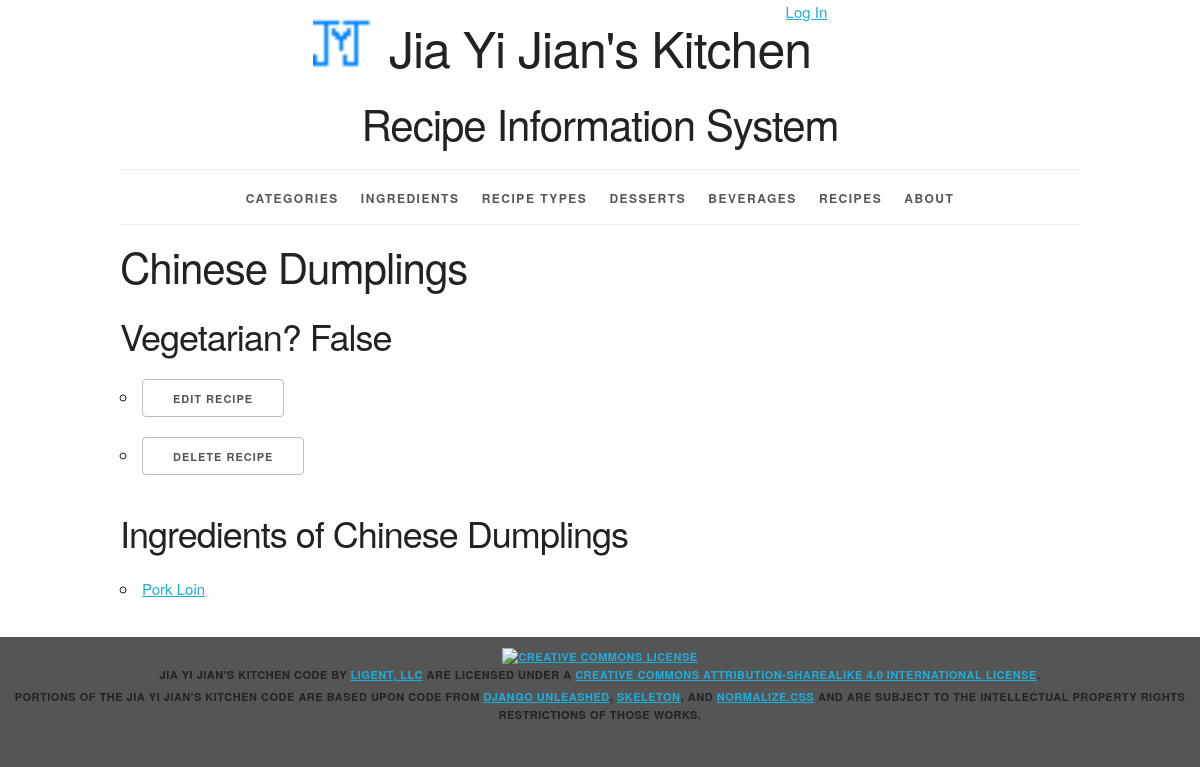
/recipes/13/, run on an earlier commit of the app's database.
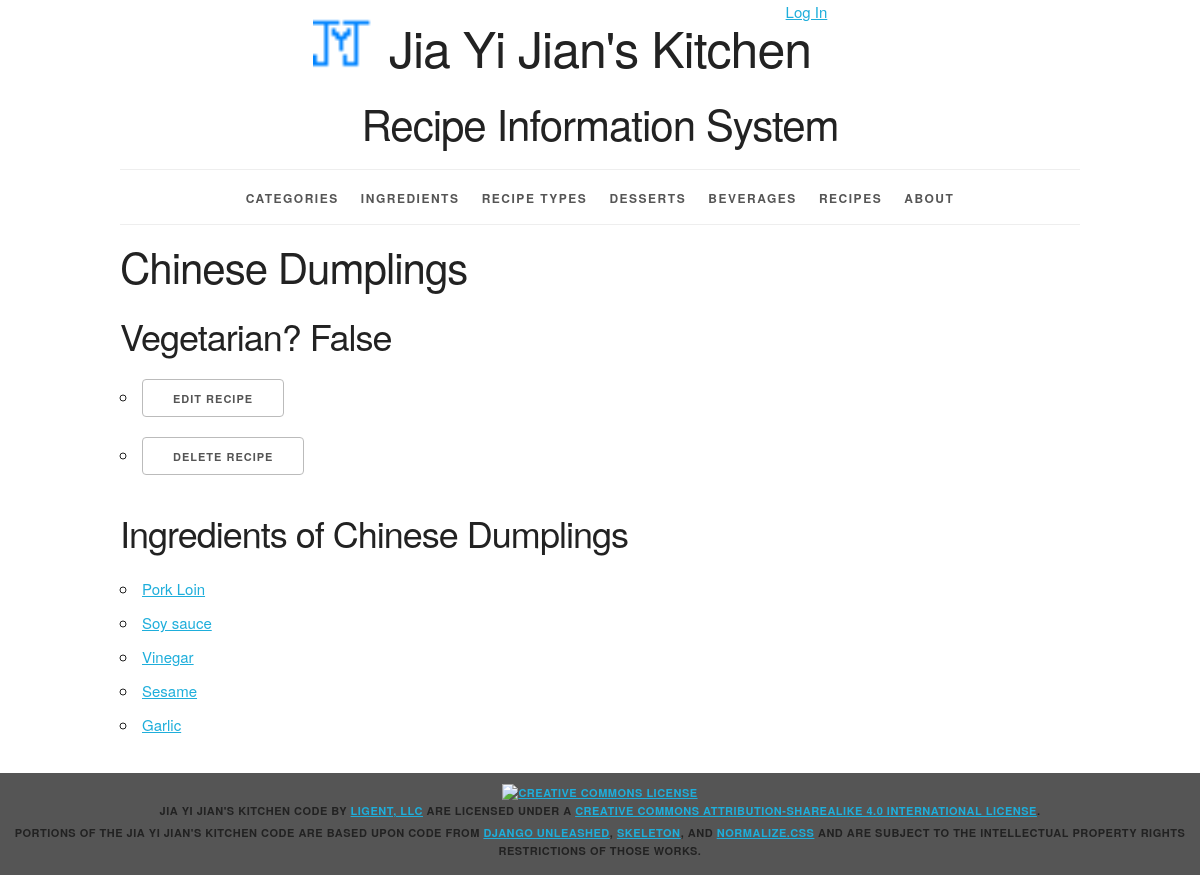
And on a later commit of the database.
### recipeinfo/models.py (models this page shows, shortened)
class Recipe(models.Model):
    recipe_id = models.AutoField(primary_key=True)
    recipe_name = models.CharField(max_length=45)
    recipe_type = models.ForeignKey(Recipe_Type, related_name='recipes', on_delete=models.PROTECT)
    beverage = models.ForeignKey(Beverage, related_name='recipes', on_delete=models.PROTECT)
    dessert = models.ForeignKey(Dessert, related_name='recipes', on_delete=models.PROTECT, null=True)
    def __str__(self):
        return '%s' % (self.recipe_name)
    def get_update_url(self):
        return reverse('recipeinfo_recipe_update_urlpattern', kwargs={'pk': self.pk})
    def get_delete_url(self):
        return reverse('recipeinfo_recipe_delete_urlpattern',kwargs={'pk': self.pk})
    class Meta:
        ordering = ['recipe_name']
        unique_together = (('recipe_type', 'recipe_name'))

class Recipe_Ingredient(models.Model):
    recipe_ingredient_id = models.AutoField(primary_key=True)
    ingredient = models.ForeignKey(Ingredient, related_name='recipe_ingredients', on_delete=models.PROTECT)
    recipe = models.ForeignKey(Recipe, related_name='recipe_ingredients', on_delete=models.PROTECT)

class Ingredient(models.Model):
    ingredient_id = models.AutoField(primary_key=True)
    ingredient_name = models.CharField(max_length=45, unique=True)
    is_vegetarian = models.IntegerField()
    category = models.ForeignKey(Category, related_name='ingredients', on_delete=models.PROTECT)
    def __str__(self):
        return '%s' % ((self.ingredient_name))
    def get_absolute_url(self):
        return reverse('recipeinfo_ingredient_detail_urlpattern', kwargs={'pk': self.pk})
    class Meta:
        ordering = ['ingredient_name']

### recipeinfo/views.py (the view)
class RecipeDetail(View):
    def get(self, request, pk):
        recipe = get_object_or_404(Recipe, pk=pk)
        recipe_ingredient_list = recipe.recipe_ingredients.all()
        is_vegetarian = True
        for ri in recipe_ingredient_list:
            if ri.ingredient.is_vegetarian == False:
                is_vegetarian = False
        return render(
            request,
            'recipeinfo/recipe_detail.html',
            {'recipe': recipe, 'recipe_ingredient_list': recipe_ingredient_list, 'is_vegetarian': is_vegetarian}
        )

### recipeinfo/templates/recipeinfo/recipe_detail.html (shortened to what this page needs)
{% extends 'recipeinfo/base.html' %}
{% block content %}
<h2>{{ recipe }}</h2>
    <h3>Vegetarian? {{ is_vegetarian }} </h3>
    <ul>
    <li><a href="{{ recipe.get_update_url }}"
    class="button">Edit Recipe</a> </li>
    <li><a href="{{ recipe.get_delete_url }}"
    class="button">Delete Recipe</a></li>
    </ul>
<section>
    <h3>Ingredients of {{ recipe }}</h3>
    <ul>
        {% for ri in recipe_ingredient_list %}
        <li>
            <a href="{{ ri.ingredient.get_absolute_url }}">{{ ri.ingredient }}</a>
        </li>
        {% empty %}
        <li><em>There are currently no ingredients for this recipe.</em></li>
        {% endfor %}
    </ul>
</section>
{% endblock %}

### recipeinfo/templates/recipeinfo/base.html (shortened to what this page needs)
{% load staticfiles %}
<!DOCTYPE html>
<html lang="en">
<head>
    <link rel="stylesheet" type="text/css"
          href="{% static 'recipeinfo/normalize.css' %}">
    <link rel="stylesheet" type="text/css"
          href="{% static 'recipeinfo/skeleton.css' %}">
    <link rel="stylesheet" type="text/css"
          href="{% static 'recipeinfo/style.css' %}">
</head>
<body>
<div class="container">
    <div class="offset-by-eight four columns">
        <ul class = "inline">
            {% if user.is_authenticated %}
                <li><a href="{% url 'logout_urlpattern' %}">
                    Log Out, {{ user.get_username }}</a></li>
                {% else %}
                <li><a href="{% url 'login_urlpattern' %}">
                    Log In</a></li>
            {% endif %}
        </ul>
    </div>
    <header class="row">
        <div class="offset-by-one ten columns">
            <h1 class="logo">Jia Yi Jian's Kitchen</h1>
            <h2>Recipe Information System</h2>
        </div>
    </header>
    <nav>
        <ul>
            <li>
                <a href="{% url 'recipeinfo_category_list_urlpattern' %}">
                    Categories</a></li>
            <li>
                <a href="{% url 'recipeinfo_ingredient_list_urlpattern' %}">
                    Ingredients</a></li>
            <li>
                <a href="{% url 'recipeinfo_recipe_type_list_urlpattern' %}">
                    Recipe Types</a></li>
            <li>
                <a href="{% url 'recipeinfo_dessert_list_urlpattern' %}">
                    Desserts</a></li>
            <li>
                <a href="{% url 'recipeinfo_beverage_list_urlpattern' %}">
                    Beverages</a></li>
            <li>
                <a href="{% url 'recipeinfo_recipe_list_urlpattern' %}">
                    Recipes</a></li>
            <li>
                <a href="{% url 'about_urlpattern' %}">
                    About</a></li>
        </ul>
    </nav>
    <main>
        {% block content %}{% endblock %}
    </main>
</div>
<footer>
    <p>
        <a rel="license" href="http://creativecommons.org/licenses/by-sa/4.0/">
            <img alt="Creative Commons License" style="border-width:0"
                 src="https://i.creativecommons.org/l/by-sa/4.0/88x31.png"/>
        </a><br/><span property="dct:title">Jia Yi Jian's Kitchen Code</span>
        by
        <a href="https://www.ligent.net" property="cc:attributionName"
           rel="cc:attributionURL">Ligent, LLC</a> are licensed under a
        <a rel="license" href="http://creativecommons.org/licenses/by-sa/4.0/">Creative Commons Attribution-ShareAlike
            4.0 International License</a>.
    </p>
    <p>Portions of the Jia Yi Jian's Kitchen code are based upon code from
        <a href="https://django-unleashed.com">Django Unleashed</a>,
        <a href="http://getskeleton.com/">Skeleton</a>, and
        <a href="https://necolas.github.io/normalize.css/">Normalize.css</a> and
        are subject to the intellectual property rights restrictions of those works.
    </p>
</footer>
</body>
</html>

### recipeinfo/static/recipeinfo/skeleton.css (style rules this page uses)
.container { position: relative; width: 100%; max-width: 960px; margin: 0 auto; padding: 0 20px; box-sizing: border-box; }
.column, .columns { width: 100%; float: left; box-sizing: border-box; }
@media (min-width: 400px) { .container { width: 85%; padding: 0; } }
@media (min-width: 550px) { .container { width: 80%; } }
@media (min-width: 550px) { .column, .columns { margin-left: 4%; } }
@media (min-width: 550px) { .column:first-child, .columns:first-child { margin-left: 0; } }
@media (min-width: 550px) { .four.columns { width: 30.6666666667%; } }
@media (min-width: 550px) { .ten.columns { width: 82.6666666667%; } }
@media (min-width: 550px) { .offset-by-one.column, .offset-by-one.columns { margin-left: 8.66666666667%; } }
@media (min-width: 550px) { .offset-by-eight.column, .offset-by-eight.columns { margin-left: 69.3333333333%; } }
html { font-size: 62.5%; }
body { font-size: 1.5em; line-height: 1.6; font-weight: 400; font-family: "Raleway", "HelveticaNeue", "Helvetica Neue", Helvetica, Arial, sans-serif; color: #222; }
h1, h2, h3, h4, h5, h6 { margin-top: 0; margin-bottom: 2rem; font-weight: 300; }
h1 { font-size: 4.0rem; line-height: 1.2; letter-spacing: -.1rem; }
h2 { font-size: 3.6rem; line-height: 1.25; letter-spacing: -.1rem; }
h3 { font-size: 3.0rem; line-height: 1.3; letter-spacing: -.1rem; }
@media (min-width: 550px) { h1 { font-size: 5.0rem; } }
@media (min-width: 550px) { h2 { font-size: 4.2rem; } }
@media (min-width: 550px) { h3 { font-size: 3.6rem; } }
p { margin-top: 0; }
a { color: #1EAEDB; }
.button, button, input[type="submit"], input[type="reset"], input[type="button"] { display: inline-block; height: 38px; padding: 0 30px; color: #555; text-align: center; font-size: 11px; font-weight: 600; line-height: 38px; letter-spacing: .1rem; text-transform: uppercase; text-decoration: none; white-space: nowrap; background-color: transparent; border-radius: 4px; border: 1px solid #bbb; cursor: pointer; box-sizing: border-box; }
ul { list-style: circle inside; }
ol, ul { padding-left: 0; margin-top: 0; }
li { margin-bottom: 1rem; }
button, .button { margin-bottom: 1rem; }
pre, blockquote, dl, figure, table, p, ul, ol, form { margin-bottom: 2.5rem; }
.container:after, .row:after, .u-cf { content: ""; display: table; clear: both; }

### recipeinfo/static/recipeinfo/style.css (style rules this page uses)
html { height: 100%; background-color: #555; }
body { background-color: white; }
body>div>header { text-align: center;; }
header h1 { display: inline-block; font-weight: normal; font-style: normal; width: 100%; margin-top: 0; padding-top: 0; }
.logo { padding-top: 50px; background-image: url("recipeinfo_logo.ico"); background-size: 50px; background-repeat: no-repeat; background-position: top; }
@media (min-width: 750px) { .logo { padding-top: 0; background-size: contain; background-position: 0% 0%; } }
@media (min-width: 1000px) { .logo { background-position: 10% 0%; } }
@media (min-width: 1200px) { .logo { background-position: 15% 0%; } }
nav { border-top: 1px solid #eee; width: 100%; border-bottom: 1px solid #eee; margin: 0 0 1em; padding: 0; }
nav ul { margin: 0; padding: 1em 0; list-style-type: none; text-align: center; }
nav ul li { display: inline; padding: 0; margin: 0 0.25em; font-weight: 600; text-transform: uppercase; text-align: center; font-size: 1rem; letter-spacing: .10rem; }
@media (min-width: 400px) { nav ul li { letter-spacing: .15rem; font-size: 1.2rem; margin: 0 0.5em; } }
@media (min-width: 550px) { nav ul li { margin: 0 0.75em; } }
nav ul li a { color: #555; text-decoration: none; background-color: transparent; cursor: pointer; }
.inline { list-style-type: none; padding: 0; margin: 0 0 -0.5em; }
.inline li { display: inline; }
body>footer { width: 100%; background-color: #555; font-size: 1.1rem; letter-spacing: .05rem; font-weight: 600; text-transform: uppercase; text-align: center; padding: 1em 0; margin: 1em 0; }
body>footer p { margin-bottom: 0.5rem; }

What changed in the data, as far as the page shows it:
added Recipe_Ingredient: ingredient "Soy sauce"
added Recipe_Ingredient: ingredient "Vinegar"
added Recipe_Ingredient: ingredient "Sesame"
added Recipe_Ingredient: ingredient "Garlic"
